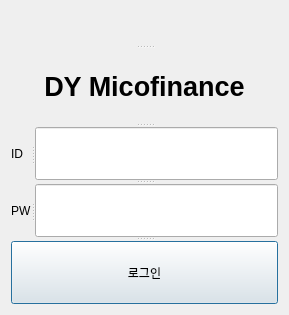
<?xml version="1.0" encoding="UTF-8"?>
<ui version="4.0">
 <class>Login</class>
 <widget class="QDialog" name="Login">
  <property name="geometry">
   <rect>
    <x>0</x>
    <y>0</y>
    <width>289</width>
    <height>315</height>
   </rect>
  </property>
  <property name="windowTitle">
   <string>Dialog</string>
  </property>
  <layout class="QGridLayout" name="gridLayout">
   <item row="0" column="0">
    <widget class="QSplitter" name="splitter_3">
     <property name="orientation">
      <enum>Qt::Vertical</enum>
     </property>
     <widget class="QLabel" name="logo_image">
      <property name="text">
       <string/>
      </property>
     </widget>
     <widget class="QLabel" name="login_label">
      <property name="font">
       <font>
        <pointsize>20</pointsize>
        <weight>75</weight>
        <bold>true</bold>
       </font>
      </property>
      <property name="text">
       <string>DY Micofinance</string>
      </property>
      <property name="alignment">
       <set>Qt::AlignCenter</set>
      </property>
      <property name="margin">
       <number>1</number>
      </property>
     </widget>
     <widget class="QSplitter" name="splitter">
      <property name="orientation">
       <enum>Qt::Horizontal</enum>
      </property>
      <widget class="QLabel" name="id_label">
       <property name="minimumSize">
        <size>
         <width>20</width>
         <height>0</height>
        </size>
       </property>
       <property name="maximumSize">
        <size>
         <width>20</width>
         <height>16777215</height>
        </size>
       </property>
       <property name="text">
        <string>ID</string>
       </property>
      </widget>
      <widget class="QLineEdit" name="id_text"/>
     </widget>
     <widget class="QSplitter" name="splitter_2">
      <property name="orientation">
       <enum>Qt::Horizontal</enum>
      </property>
      <widget class="QLabel" name="pw_label">
       <property name="minimumSize">
        <size>
         <width>20</width>
         <height>0</height>
        </size>
       </property>
       <property name="maximumSize">
        <size>
         <width>20</width>
         <height>16777215</height>
        </size>
       </property>
       <property name="text">
        <string>PW</string>
       </property>
      </widget>
      <widget class="QLineEdit" name="pw_text"/>
     </widget>
     <widget class="QPushButton" name="login_button">
      <property name="text">
       <string>로그인</string>
      </property>
     </widget>
    </widget>
   </item>
  </layout>
 </widget>
 <resources/>
 <connections/>
</ui>
